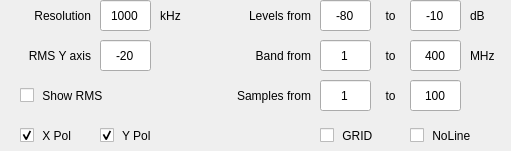
    <widget class="QWidget" name="ctrl_spectra" native="true">
     <property name="geometry">
      <rect>
       <x>630</x>
       <y>10</y>
       <width>511</width>
       <height>151</height>
      </rect>
     </property>
     <widget class="QLabel" name="qlabel_band_from">
      <property name="geometry">
       <rect>
        <x>220</x>
        <y>40</y>
        <width>91</width>
        <height>31</height>
       </rect>
      </property>
      <property name="text">
       <string>Band from</string>
      </property>
      <property name="alignment">
       <set>Qt::AlignRight|Qt::AlignTrailing|Qt::AlignVCenter</set>
      </property>
     </widget>
     <widget class="QLineEdit" name="qline_band_from">
      <property name="geometry">
       <rect>
        <x>320</x>
        <y>40</y>
        <width>51</width>
        <height>31</height>
       </rect>
      </property>
      <property name="text">
       <string>1</string>
      </property>
      <property name="alignment">
       <set>Qt::AlignCenter</set>
      </property>
     </widget>
     <widget class="QLabel" name="qlabel_band_to">
      <property name="geometry">
       <rect>
        <x>370</x>
        <y>40</y>
        <width>41</width>
        <height>31</height>
       </rect>
      </property>
      <property name="text">
       <string>to</string>
      </property>
      <property name="alignment">
       <set>Qt::AlignCenter</set>
      </property>
     </widget>
     <widget class="QLineEdit" name="qline_band_to">
      <property name="geometry">
       <rect>
        <x>410</x>
        <y>40</y>
        <width>51</width>
        <height>31</height>
       </rect>
      </property>
      <property name="text">
       <string>400</string>
      </property>
      <property name="alignment">
       <set>Qt::AlignCenter</set>
      </property>
     </widget>
     <widget class="QLabel" name="qlabel_band_unit">
      <property name="geometry">
       <rect>
        <x>470</x>
        <y>40</y>
        <width>41</width>
        <height>31</height>
       </rect>
      </property>
      <property name="layoutDirection">
       <enum>Qt::LeftToRight</enum>
      </property>
      <property name="text">
       <string>MHz</string>
      </property>
      <property name="alignment">
       <set>Qt::AlignLeading|Qt::AlignLeft|Qt::AlignVCenter</set>
      </property>
     </widget>
     <widget class="QLabel" name="qlabel_level_from">
      <property name="geometry">
       <rect>
        <x>220</x>
        <y>0</y>
        <width>91</width>
        <height>31</height>
       </rect>
      </property>
      <property name="text">
       <string>Levels from</string>
      </property>
      <property name="alignment">
       <set>Qt::AlignRight|Qt::AlignTrailing|Qt::AlignVCenter</set>
      </property>
     </widget>
     <widget class="QLineEdit" name="qline_level_min">
      <property name="geometry">
       <rect>
        <x>320</x>
        <y>0</y>
        <width>51</width>
        <height>31</height>
       </rect>
      </property>
      <property name="text">
       <string>-80</string>
      </property>
      <property name="alignment">
       <set>Qt::AlignCenter</set>
      </property>
     </widget>
     <widget class="QLabel" name="qlabel_level_to">
      <property name="geometry">
       <rect>
        <x>370</x>
        <y>0</y>
        <width>41</width>
        <height>31</height>
       </rect>
      </property>
      <property name="text">
       <string>to</string>
      </property>
      <property name="alignment">
       <set>Qt::AlignCenter</set>
      </property>
     </widget>
     <widget class="QLineEdit" name="qline_level_max">
      <property name="geometry">
       <rect>
        <x>410</x>
        <y>0</y>
        <width>51</width>
        <height>31</height>
       </rect>
      </property>
      <property name="text">
       <string>-10</string>
      </property>
      <property name="alignment">
       <set>Qt::AlignCenter</set>
      </property>
     </widget>
     <widget class="QLabel" name="qlabel_level_unit">
      <property name="geometry">
       <rect>
        <x>470</x>
        <y>0</y>
        <width>41</width>
        <height>31</height>
       </rect>
      </property>
      <property name="layoutDirection">
       <enum>Qt::LeftToRight</enum>
      </property>
      <property name="text">
       <string>dB</string>
      </property>
      <property name="alignment">
       <set>Qt::AlignLeading|Qt::AlignLeft|Qt::AlignVCenter</set>
      </property>
     </widget>
     <widget class="QLabel" name="qlabel_rbw_unit">
      <property name="geometry">
       <rect>
        <x>150</x>
        <y>0</y>
        <width>41</width>
        <height>31</height>
       </rect>
      </property>
      <property name="layoutDirection">
       <enum>Qt::LeftToRight</enum>
      </property>
      <property name="text">
       <string>kHz</string>
      </property>
      <property name="alignment">
       <set>Qt::AlignCenter</set>
      </property>
     </widget>
     <widget class="QLineEdit" name="qline_rbw">
      <property name="geometry">
       <rect>
        <x>100</x>
        <y>0</y>
        <width>51</width>
        <height>31</height>
       </rect>
      </property>
      <property name="statusTip">
       <string/>
      </property>
      <property name="text">
       <string>1000</string>
      </property>
      <property name="alignment">
       <set>Qt::AlignCenter</set>
      </property>
     </widget>
     <widget class="QLabel" name="qlabel_rbw">
      <property name="geometry">
       <rect>
        <x>0</x>
        <y>0</y>
        <width>91</width>
        <height>31</height>
       </rect>
      </property>
      <property name="toolTip">
       <string/>
      </property>
      <property name="statusTip">
       <string/>
      </property>
      <property name="whatsThis">
       <string>Comma separated single channels, dash separated for series. Example: 1-4,9,12</string>
      </property>
      <property name="text">
       <string>Resolution</string>
      </property>
      <property name="alignment">
       <set>Qt::AlignRight|Qt::AlignTrailing|Qt::AlignVCenter</set>
      </property>
     </widget>
     <widget class="QCheckBox" name="qcheck_xpol_sp">
      <property name="geometry">
       <rect>
        <x>20</x>
        <y>120</y>
        <width>61</width>
        <height>31</height>
       </rect>
      </property>
      <property name="text">
       <string> X Pol</string>
      </property>
      <property name="checked">
       <bool>true</bool>
      </property>
     </widget>
     <widget class="QCheckBox" name="qcheck_ypol_sp">
      <property name="geometry">
       <rect>
        <x>100</x>
        <y>120</y>
        <width>61</width>
        <height>31</height>
       </rect>
      </property>
      <property name="text">
       <string> Y Pol</string>
      </property>
      <property name="checked">
       <bool>true</bool>
      </property>
     </widget>
     <widget class="QCheckBox" name="qcheck_rms">
      <property name="enabled">
       <bool>true</bool>
      </property>
      <property name="geometry">
       <rect>
        <x>20</x>
        <y>80</y>
        <width>101</width>
        <height>31</height>
       </rect>
      </property>
      <property name="text">
       <string> Show RMS</string>
      </property>
      <property name="checked">
       <bool>false</bool>
      </property>
     </widget>
     <widget class="QLineEdit" name="qline_rms_pos">
      <property name="geometry">
       <rect>
        <x>100</x>
        <y>40</y>
        <width>51</width>
        <height>31</height>
       </rect>
      </property>
      <property name="statusTip">
       <string/>
      </property>
      <property name="text">
       <string>-20</string>
      </property>
      <property name="alignment">
       <set>Qt::AlignCenter</set>
      </property>
     </widget>
     <widget class="QLabel" name="qlabel_band_from_4">
      <property name="geometry">
       <rect>
        <x>10</x>
        <y>40</y>
        <width>81</width>
        <height>31</height>
       </rect>
      </property>
      <property name="text">
       <string>RMS Y axis</string>
      </property>
      <property name="alignment">
       <set>Qt::AlignRight|Qt::AlignTrailing|Qt::AlignVCenter</set>
      </property>
     </widget>
     <widget class="QCheckBox" name="qcheck_spectra_noline">
      <property name="geometry">
       <rect>
        <x>410</x>
        <y>120</y>
        <width>71</width>
        <height>31</height>
       </rect>
      </property>
      <property name="text">
       <string> NoLine</string>
      </property>
      <property name="checked">
       <bool>false</bool>
      </property>
     </widget>
     <widget class="QCheckBox" name="qcheck_spectra_grid">
      <property name="enabled">
       <bool>true</bool>
      </property>
      <property name="geometry">
       <rect>
        <x>320</x>
        <y>120</y>
        <width>61</width>
        <height>31</height>
       </rect>
      </property>
      <property name="text">
       <string> GRID</string>
      </property>
      <property name="checked">
       <bool>false</bool>
      </property>
     </widget>
     <widget class="QLineEdit" name="qline_avg_sample_stop">
      <property name="geometry">
       <rect>
        <x>410</x>
        <y>80</y>
        <width>51</width>
        <height>31</height>
       </rect>
      </property>
      <property name="text">
       <string>100</string>
      </property>
      <property name="alignment">
       <set>Qt::AlignCenter</set>
      </property>
     </widget>
     <widget class="QLabel" name="qlabel_sample_from_7">
      <property name="geometry">
       <rect>
        <x>210</x>
        <y>80</y>
        <width>101</width>
        <height>31</height>
       </rect>
      </property>
      <property name="text">
       <string>Samples from</string>
      </property>
      <property name="alignment">
       <set>Qt::AlignRight|Qt::AlignTrailing|Qt::AlignVCenter</set>
      </property>
     </widget>
     <widget class="QLabel" name="qlabel_sample_to_7">
      <property name="geometry">
       <rect>
        <x>370</x>
        <y>80</y>
        <width>41</width>
        <height>31</height>
       </rect>
      </property>
      <property name="text">
       <string>to</string>
      </property>
      <property name="alignment">
       <set>Qt::AlignCenter</set>
      </property>
     </widget>
     <widget class="QLineEdit" name="qline_avg_sample_start">
      <property name="geometry">
       <rect>
        <x>320</x>
        <y>80</y>
        <width>51</width>
        <height>31</height>
       </rect>
      </property>
      <property name="text">
       <string>1</string>
      </property>
      <property name="alignment">
       <set>Qt::AlignCenter</set>
      </property>
     </widget>
    </widget>
